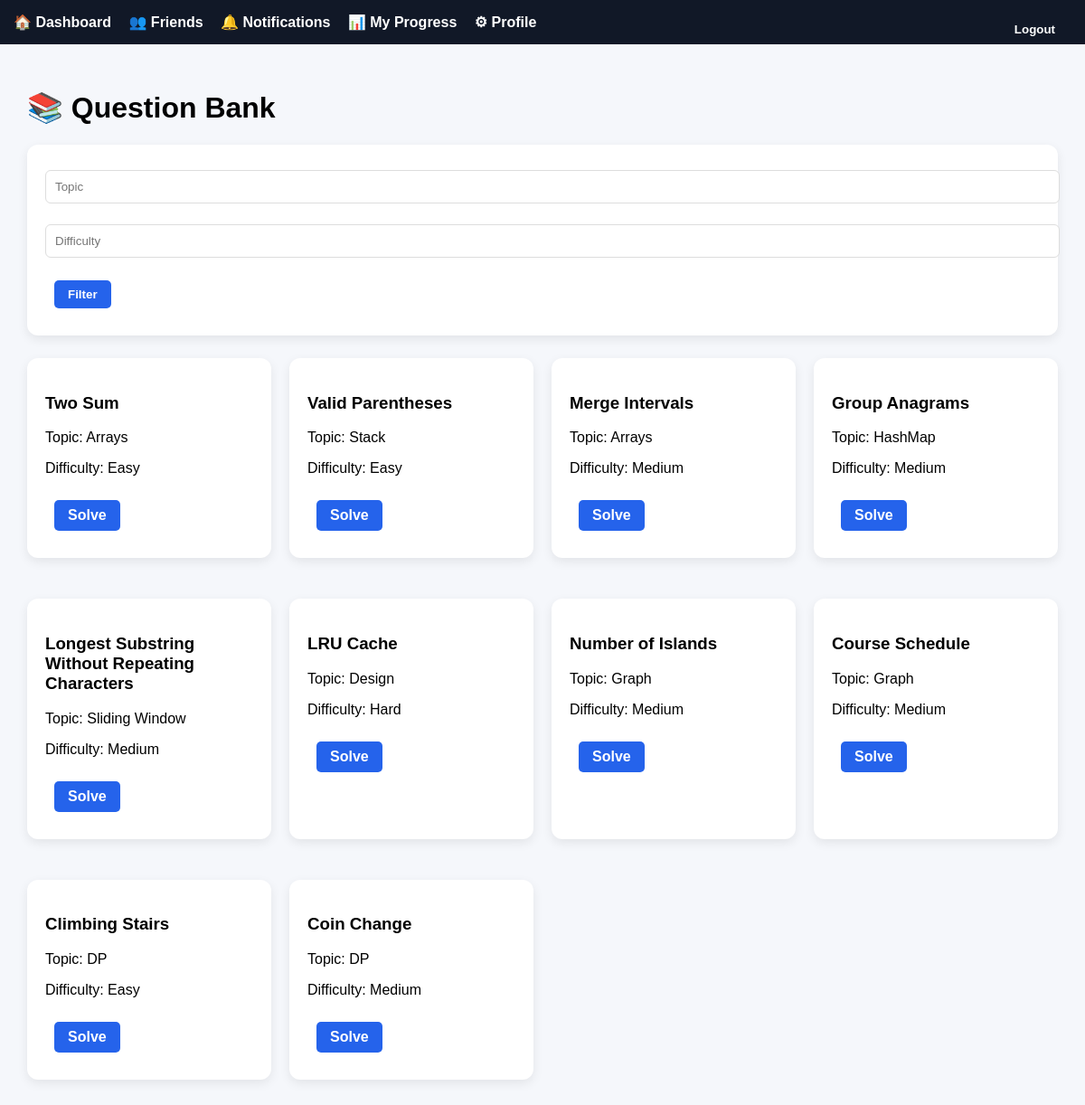
Screenshot of /questions/ (signed in) with the database file from the repository.
### progress/models.py (models this page shows, shortened)
class Question(models.Model):
    DIFFICULTY_CHOICES = [
        ('Easy', 'Easy'),
        ('Medium', 'Medium'),
        ('Hard', 'Hard'),
    ]
    title = models.CharField(max_length=200)
    topic = models.CharField(max_length=100)
    company = models.CharField(max_length=100, blank=True)
    difficulty = models.CharField(max_length=10, choices=DIFFICULTY_CHOICES)
    link = models.URLField()

### progress/views.py (the view)
# urls.py: path('questions/', question_bank, name='question_bank'),
@login_required
def question_bank(request):
    topic = request.GET.get('topic')
    difficulty = request.GET.get('difficulty')
    questions = Question.objects.all()
    if topic:
        questions = questions.filter(topic__icontains=topic)
    if difficulty:
        questions = questions.filter(difficulty=difficulty)
    return render(request, 'progress/question_bank.html', {
        'questions': questions
    })

### templates/progress/question_bank.html
{% extends "base.html" %}
{% block content %}
<h1>📚 Question Bank</h1>
<div class="card">
<form method="get">
    <input name="topic" placeholder="Topic">
    <input name="difficulty" placeholder="Difficulty">
    <button class="btn">Filter</button>
</form>
</div>
<div class="grid">
{% for q in questions %}
<div class="card">
    <h3>{{ q.title }}</h3>
    <p>Topic: {{ q.topic }}</p>
    <p>Difficulty: {{ q.difficulty }}</p>
    <a class="btn" href="{{ q.link }}" target="_blank">Solve</a>
</div>
{% empty %}
<div class="card">
    <p>No questions found.</p>
</div>
{% endfor %}
</div>
{% endblock %}

### static/css/style.css (style rules this page uses)
body { font-family: 'Segoe UI', Arial, sans-serif; margin: 0; background: #f4f6fb; }
.card { background: white; padding: 20px; border-radius: 12px; box-shadow: 0 4px 12px rgba(0,0,0,0.08); margin-bottom: 25px; }
.grid { display: grid; grid-template-columns: repeat(auto-fit, minmax(250px,1fr)); gap: 20px; }
.btn { background: #2563eb; color: white; padding: 10px 18px; border-radius: 8px; text-decoration: none; display: inline-block; margin-top: 10px; }
input, select { padding: 10px; width: 100%; margin-top: 8px; margin-bottom: 15px; border-radius: 6px; border: 1px solid #ddd; }
button { background: #2563eb; color: white; padding: 10px 18px; border-radius: 8px; border: none; font-weight: 600; cursor: pointer; }
.btn { background: #2563eb; color: white !important; padding: 10px 18px; border-radius: 8px; text-decoration: none; display: inline-block; margin: 10px; font-weight: 600; }

### templates/base.html (style rules this page uses)
body { font-family: Arial; margin: 0; background: #f5f7fb; }
.btn { padding: 8px 15px; background: #2563eb; color: white; text-decoration: none; border-radius: 5px; }

### rows the page displays
Question: title "Two Sum", topic "Arrays", difficulty "Easy"
Question: title "Valid Parentheses", topic "Stack", difficulty "Easy"
Question: title "Merge Intervals", topic "Arrays", difficulty "Medium"
Question: title "Group Anagrams", topic "HashMap", difficulty "Medium"
Question: title "Longest Substring Without Repeating Characters", topic "Sliding Window", difficulty "Medium"
Question: title "LRU Cache", topic "Design", difficulty "Hard"
Question: title "Number of Islands", topic "Graph", difficulty "Medium"
Question: title "Course Schedule", topic "Graph", difficulty "Medium"
Question: title "Climbing Stairs", topic "DP", difficulty "Easy"
Question: title "Coin Change", topic "DP", difficulty "Medium"
